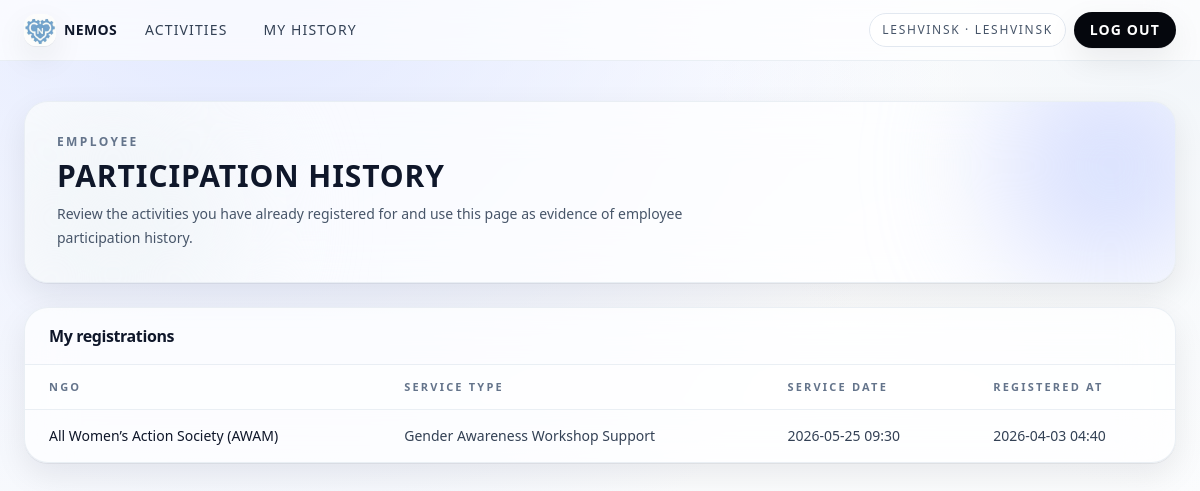
/service-day/registrations/history/ (signed in), run on an earlier commit of the app's database.
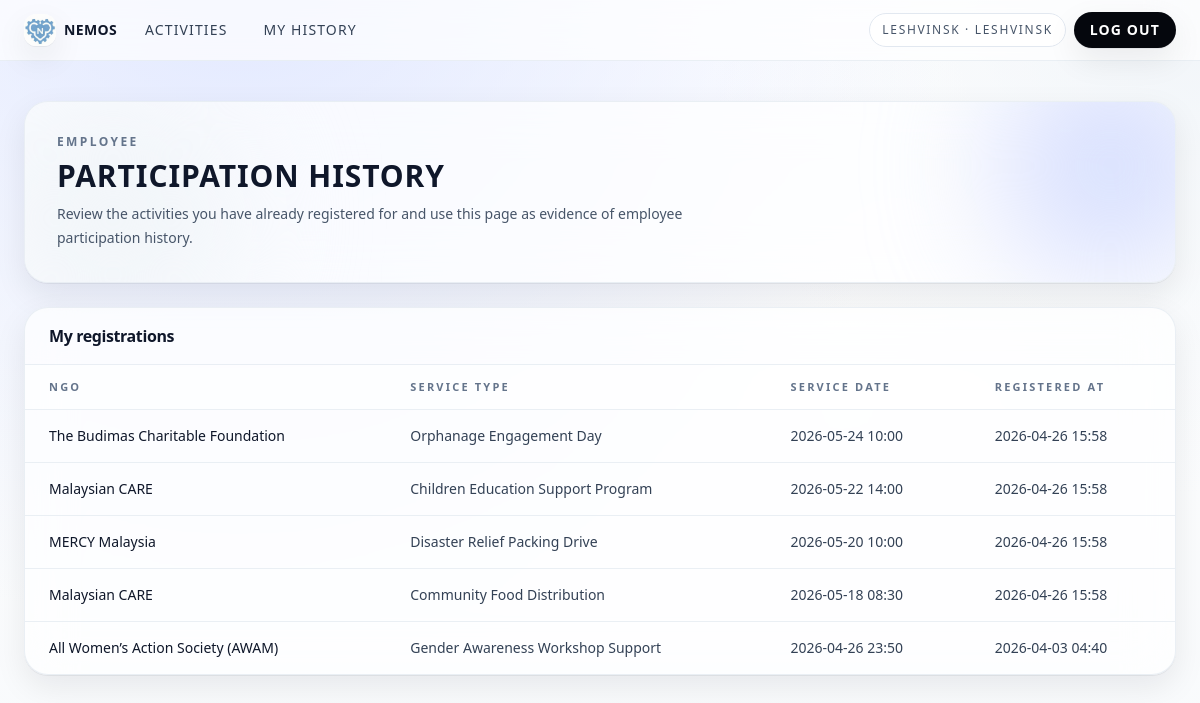
And on a later commit of the database.
### registrations/models.py (models this page shows, shortened)
class Registration(models.Model):
    employee = models.ForeignKey(User, on_delete=models.CASCADE)
    activity = models.ForeignKey(
        NGOAvailability,
        on_delete=models.CASCADE,
        related_name="registrations",
    )
    registered_at = models.DateTimeField(auto_now_add=True)
    class Meta:
        ordering = ["-registered_at"]
        constraints = [
            models.UniqueConstraint(
                fields=["employee", "activity"],
                name="unique_employee_activity_registration",
            ),
        ]

### ngo/models.py (models this page shows, shortened)
class NGOAvailability(models.Model):
    ngo = models.ForeignKey(NGO, on_delete=models.PROTECT, related_name="availabilities")
    service_type = models.CharField(max_length=80, default="General")
    description = models.TextField()
    location = models.CharField(max_length=150)
    service_date = models.DateTimeField()
    cutoff_time = models.DateTimeField()
    max_slots = models.PositiveIntegerField()
    is_active = models.BooleanField(default=True)
    created_at = models.DateTimeField(default=timezone.now, editable=False)
    updated_at = models.DateTimeField(auto_now=True)
    class Meta:
        verbose_name_plural = "NGOAvailabilities"
        ordering = ["service_date", "ngo__name"]

class NGO(models.Model):
    name = models.CharField(max_length=150, unique=True)
    description = models.TextField(blank=True)
    contact_email = models.EmailField(blank=True)
    contact_phone = models.CharField(max_length=30, blank=True)
    is_active = models.BooleanField(default=True)
    created_at = models.DateTimeField(default=timezone.now, editable=False)
    updated_at = models.DateTimeField(auto_now=True)
    class Meta:
        verbose_name_plural = "NGOs"
        ordering = ["name"]

### accounts/permissions.py (the view)
    def _wrapped(request, *args, **kwargs):
        user = getattr(request, "user", None)
        if not user or not user.is_authenticated:
            from django.contrib.auth.decorators import login_required
            return login_required(view_func)(request, *args, **kwargs)
        if not is_employee(user):
            return HttpResponseForbidden("Employee access required.")
        return view_func(request, *args, **kwargs)

### accounts/context_processors.py (called while the page is built)
def role_context(request):
    user = getattr(request, "user", None)
    return {
        "is_administrator": is_administrator(user),
        "is_employee": is_employee(user),
        "session_role_name": request.session.get("role_name", ""),
        "session_login_username": request.session.get("login_username", ""),
    }

### accounts/permissions.py (called while the page is built)
def is_administrator(user) -> bool:
    if not getattr(user, "is_authenticated", False):
        return False
    if user.is_superuser or user.is_staff:
        return True
    return user.groups.filter(name=ADMIN_GROUP).exists()

def is_employee(user) -> bool:
    if not getattr(user, "is_authenticated", False):
        return False
    if is_administrator(user):
        return False
    return True

def employee_required(view_func):
    def _wrapped(request, *args, **kwargs):
        user = getattr(request, "user", None)
        if not user or not user.is_authenticated:
            from django.contrib.auth.decorators import login_required
            return login_required(view_func)(request, *args, **kwargs)
        if not is_employee(user):
            return HttpResponseForbidden("Employee access required.")
        return view_func(request, *args, **kwargs)
    return _wrapped

### registrations/services/registration_service.py (called while the page is built)
    @staticmethod
    def employee_history(user):
        return (
            Registration.objects.filter(employee=user)
            .select_related("activity__ngo")
            .order_by("-registered_at")
        )

### registrations/views.py (called while the page is built)
@employee_required
@require_GET
def my_history(request):
    service = RegistrationService()
    history = service.employee_history(request.user)
    return render(request, "registrations/my_history.html", {"history": history})

### registrations/templates/registrations/my_history.html
{% extends "core/base.html" %}
{% block content %}
  <div class="relative overflow-hidden rounded-3xl border border-slate-200/70 bg-white/70 p-6 shadow-soft backdrop-blur-xl sm:p-8">
    <div class="absolute -right-12 -top-12 h-56 w-56 rounded-full bg-accent-200/70 blur-3xl"></div>
    <div class="absolute -bottom-16 -left-10 h-64 w-64 rounded-full bg-slate-100 blur-3xl"></div>
    <div class="relative">
      <p class="text-xs font-semibold uppercase tracking-[0.2em] text-slate-500">Employee</p>
      <h1 class="mt-2 text-2xl font-semibold uppercase tracking-[0.03em] sm:text-3xl">Participation History</h1>
      <p class="mt-2 max-w-2xl text-sm/6 text-slate-600">
        Review the activities you have already registered for and use this page as evidence of employee participation history.
      </p>
    </div>
  </div>
  <div class="mt-6 overflow-hidden rounded-3xl border border-slate-200/70 bg-white/70 shadow-soft backdrop-blur-xl transition hover:-translate-y-0.5 hover:border-slate-300">
    <div class="border-b border-slate-200/70 px-6 py-4">
      <h2 class="text-base font-semibold tracking-tight">My registrations</h2>
    </div>
    <div class="overflow-x-auto">
      <table class="min-w-full divide-y divide-slate-200/70 text-sm">
        <thead class="bg-white/40">
          <tr>
            <th class="px-6 py-3 text-left text-[11px] font-semibold uppercase tracking-[0.2em] text-slate-500">NGO</th>
            <th class="px-6 py-3 text-left text-[11px] font-semibold uppercase tracking-[0.2em] text-slate-500">Service Type</th>
            <th class="px-6 py-3 text-left text-[11px] font-semibold uppercase tracking-[0.2em] text-slate-500">Service Date</th>
            <th class="px-6 py-3 text-left text-[11px] font-semibold uppercase tracking-[0.2em] text-slate-500">Registered At</th>
          </tr>
        </thead>
        <tbody class="divide-y divide-slate-200/70">
          {% for registration in history %}
            <tr class="hover:bg-slate-900/[0.03]">
              <td class="whitespace-nowrap px-6 py-4 font-medium text-slate-900">{{ registration.activity.ngo.name }}</td>
              <td class="whitespace-nowrap px-6 py-4 text-slate-700">{{ registration.activity.service_type }}</td>
              <td class="whitespace-nowrap px-6 py-4 text-slate-700">{{ registration.activity.service_date|date:"Y-m-d H:i" }}</td>
              <td class="whitespace-nowrap px-6 py-4 text-slate-700">{{ registration.registered_at|date:"Y-m-d H:i" }}</td>
            </tr>
          {% empty %}
            <tr>
              <td colspan="4" class="px-6 py-10 text-center text-slate-600">You have not registered for any activities yet.</td>
            </tr>
          {% endfor %}
        </tbody>
      </table>
    </div>
  </div>
{% endblock %}

### core/templates/core/base.html (shortened to what this page needs)
{% load static %}
<!doctype html>
<html lang="en">
  <head>
    <script src="https://cdn.tailwindcss.com"></script>
  </head>
  <body class="min-h-screen bg-[radial-gradient(1200px_circle_at_20%_-10%,theme(colors.accent.100),transparent_60%),radial-gradient(900px_circle_at_100%_0%,theme(colors.slate.100),transparent_55%),linear-gradient(to_bottom,theme(colors.white),theme(colors.slate.50))] text-slate-900 antialiased selection:bg-accent-200 selection:text-ink-950">
    {% if not request.resolver_match or request.resolver_match.app_name != 'accounts' or request.resolver_match.url_name != 'login' %}
      <header class="sticky top-0 z-20 border-b border-slate-200/70 bg-white/70 backdrop-blur-xl">
        <div class="mx-auto flex max-w-7xl items-center justify-between gap-3 px-4 py-3 sm:px-6">
          <div class="flex min-w-0 items-center gap-3">
            <div class="flex items-center gap-2">
              <span class="inline-flex h-8 w-8 items-center justify-center overflow-hidden rounded-xl shadow-soft">
                <img src="{% static 'core/logo-v2.png' %}" alt="NEMOS logo" class="h-8 w-8 object-contain" />
              </span>
              <span class="text-sm font-semibold tracking-wide text-slate-900">NEMOS</span>
            </div>
            <nav class="hidden items-center gap-1 lg:flex">
              <a href="{% url 'ngo:activity_list' %}" class="rounded-full px-4 py-2 text-sm font-medium uppercase tracking-[0.08em] text-slate-700 transition hover:bg-slate-900/5 hover:text-slate-900">
                Activities
              </a>
              {% if is_employee %}
                <a href="{% url 'registrations:my_history' %}" class="rounded-full px-4 py-2 text-sm font-medium uppercase tracking-[0.08em] text-slate-700 transition hover:bg-slate-900/5 hover:text-slate-900">
                  My History
                </a>
              {% endif %}
            </nav>
          </div>
          <div class="flex shrink-0 items-center justify-end gap-2">
            {% if user.is_authenticated %}
              <div class="hidden rounded-full border border-slate-200 bg-white/80 px-3 py-2 text-xs font-medium uppercase tracking-[0.14em] text-slate-600 md:block">
                {{ session_role_name|default:user.username }}{% if session_login_username %} · {{ session_login_username }}{% endif %}
              </div>
              <form method="post" action="{% url 'accounts:logout' %}">
                <button type="submit" class="rounded-full bg-ink-950 px-4 py-2 text-sm font-semibold uppercase tracking-[0.08em] text-white shadow-soft transition hover:opacity-95">
                  Log Out
                </button>
              </form>
            {% else %}
              <a href="{% url 'accounts:login' %}" class="rounded-full bg-ink-950 px-4 py-2 text-sm font-semibold text-white shadow-soft transition hover:opacity-95">
                Login
              </a>
            {% endif %}
          </div>
        </div>
      </header>
    {% endif %}
    <main class="{% if request.resolver_match and request.resolver_match.app_name == 'accounts' and request.resolver_match.url_name == 'login' %}w-full{% else %}mx-auto w-full max-w-7xl px-3 py-8 sm:px-6 sm:py-10{% endif %}">
      {% block content %}{% endblock %}
    </main>
  </body>
</html>

### core/templates/core/base.html (style rules this page uses)
html, body { -ms-overflow-style: none; scrollbar-width: none; }

What changed in the data, as far as the page shows it:
added Registration: activity.ngo.name "The Budimas Charitable Foundation", activity.service_type "Orphanage Engagement Day", activity.service_date "2026-05-24 10:00", registered_at "2026-04-26 15:58"
added Registration: activity.ngo.name "Malaysian CARE", activity.service_type "Children Education Support Program", activity.service_date "2026-05-22 14:00", registered_at "2026-04-26 15:58"
added Registration: activity.ngo.name "MERCY Malaysia", activity.service_type "Disaster Relief Packing Drive", activity.service_date "2026-05-20 10:00", registered_at "2026-04-26 15:58"
added Registration: activity.ngo.name "Malaysian CARE", activity.service_type "Community Food Distribution", activity.service_date "2026-05-18 08:30", registered_at "2026-04-26 15:58"
changed through a linked row, Registration "All Women’s Action Society (AWAM)": activity.service_date "2026-05-25 09:30" → "2026-04-26 23:50"
